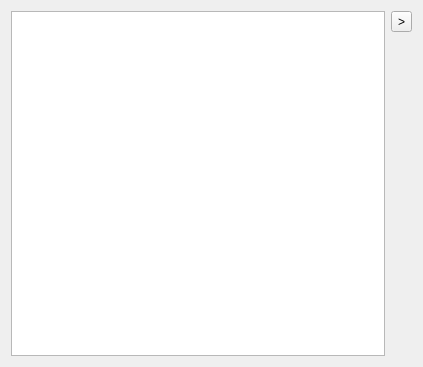
<ui version="4.0" >
 <class>UIndexViewWidget</class>
 <widget class="QWidget" name="UIndexViewWidget" >
  <property name="geometry" >
   <rect>
    <x>0</x>
    <y>0</y>
    <width>423</width>
    <height>367</height>
   </rect>
  </property>
  <property name="sizePolicy" >
   <sizepolicy vsizetype="Preferred" hsizetype="Preferred" >
    <horstretch>0</horstretch>
    <verstretch>0</verstretch>
   </sizepolicy>
  </property>
  <property name="windowTitle" >
   <string>Create annotation</string>
  </property>
  <layout class="QHBoxLayout" name="horizontalLayout_2" >
   <item>
    <layout class="QHBoxLayout" name="horizontalLayout" >
     <item>
      <widget class="QTableWidget" name="uindexTable" />
     </item>
     <item>
      <layout class="QVBoxLayout" name="verticalLayout" >
       <item>
        <widget class="QToolButton" name="manageColumsButton" >
         <property name="toolTip" >
          <string>Manage columns</string>
         </property>
         <property name="whatsThis" >
          <string>Manage columns button</string>
         </property>
         <property name="text" >
          <string>></string>
         </property>
        </widget>
       </item>
       <item>
        <spacer name="verticalSpacer" >
         <property name="orientation" >
          <enum>Qt::Vertical</enum>
         </property>
         <property name="sizeHint" stdset="0" >
          <size>
           <width>20</width>
           <height>328</height>
          </size>
         </property>
        </spacer>
       </item>
      </layout>
     </item>
    </layout>
   </item>
  </layout>
 </widget>
 <resources/>
 <connections/>
</ui>
